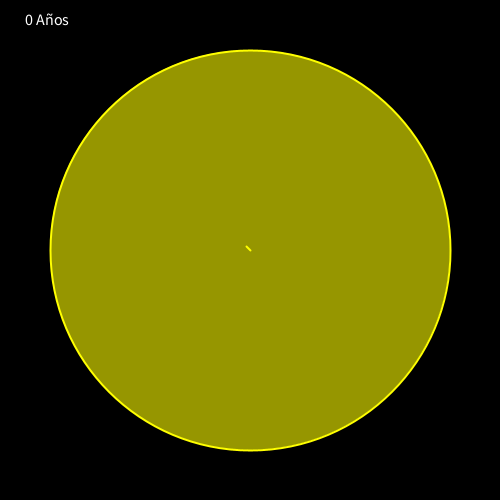
Frame 1 (no input)
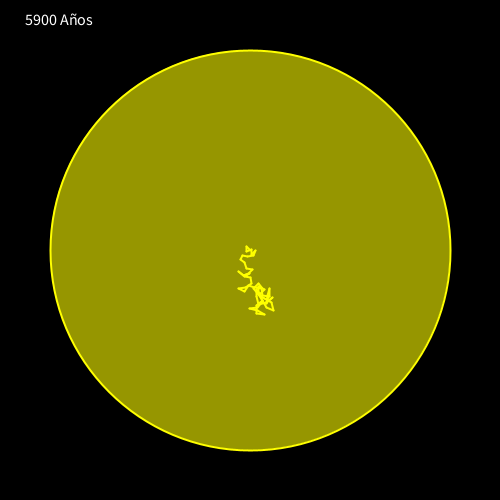
Frame 60 (the mouse pressed at the canvas centre just before this capture)
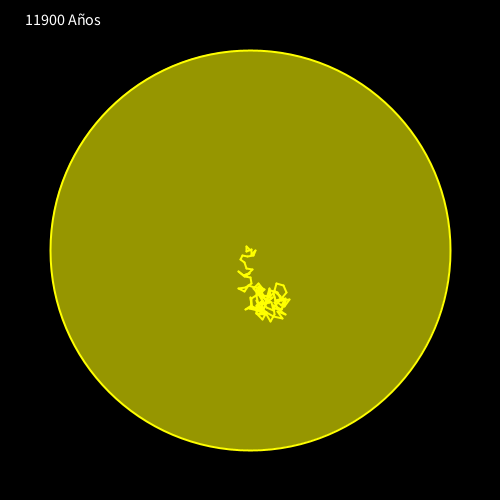
Frame 120 (the mouse held since frame 60 and released just before this capture)

The Processing sketch that drew these frames (run headless with seeded random() and noise(); from frame 60 on, the mouse is pressed at the canvas centre):

// Processing sketch: PhotonEscape
// ── PhotonEscape.pde
PVector move,pos1,pos2;
float Rstar = 200,ini,scale;
int t;

void setup(){
  size(500,500);
  background(0);
  pos2 = new PVector(0,0);
  
  pushMatrix();
  translate(width/2,height/2);
   stroke(255,255,0);
   strokeWeight(2);
  fill(150,150,0);
  ellipse(0,0,2*Rstar,2*Rstar);
  popMatrix();
  
  textSize(16);
  fill(255);
  text(t+" Años", 0.01*width, 0.1*height);
  
  t = 0;
}

void draw(){
   delay(10);
   pos1 = pos2;
   
   if (pos1.mag() < Rstar){
     float th = random(0,2*PI);
     move = new PVector(cos(th),sin(th));
     
     ini = 5;
     scale = 10;
     
     move.mult(ini+ scale*pos1.mag()/Rstar);
     pos2 = PVector.add(pos1,move);
     
     stroke(255,255,0);
     strokeWeight(2);
     
     pushMatrix();
     translate(width/2,height/2);
     line(pos1.x,pos1.y,pos2.x,pos2.y);
     popMatrix();
     
      fill(0);
      noStroke();
      rect(0, 0,150,70);
      textSize(16);
      fill(255);
      text(t+" Años", 0.05*width, 0.05*height);
     
     t += 100;
   }
}


void keyPressed()
{
 if(key == ' ')
 {
   setup();
 }
}
